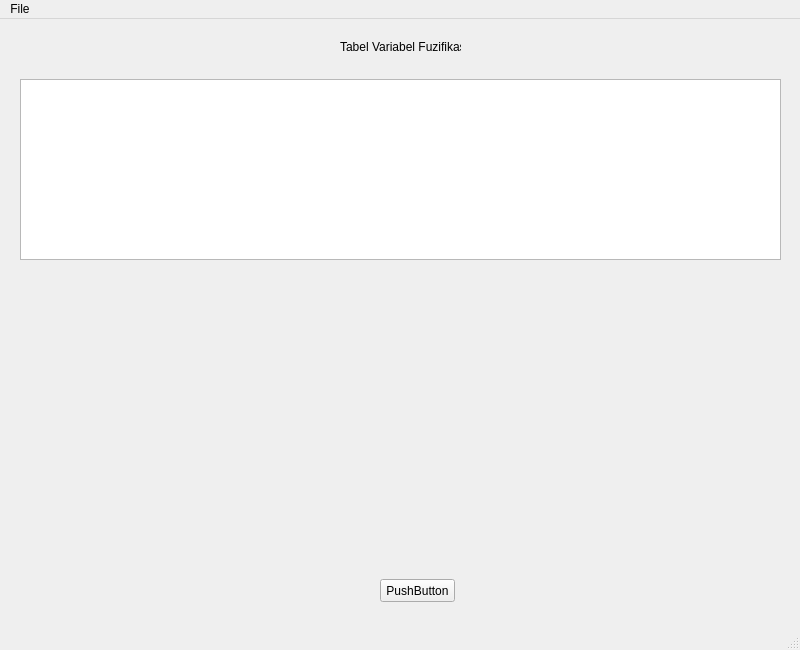
<?xml version="1.0" encoding="UTF-8"?>
<ui version="4.0">
 <class>setVarMenu</class>
 <widget class="QMainWindow" name="setVarMenu">
  <property name="geometry">
   <rect>
    <x>0</x>
    <y>0</y>
    <width>800</width>
    <height>650</height>
   </rect>
  </property>
  <property name="windowTitle">
   <string>Masukkan Variabel</string>
  </property>
  <widget class="QWidget" name="centralwidget">
   <widget class="QTableWidget" name="tableWidget">
    <property name="geometry">
     <rect>
      <x>20</x>
      <y>60</y>
      <width>761</width>
      <height>181</height>
     </rect>
    </property>
    <property name="rowCount">
     <number>0</number>
    </property>
    <property name="columnCount">
     <number>0</number>
    </property>
   </widget>
   <widget class="QLabel" name="label">
    <property name="geometry">
     <rect>
      <x>340</x>
      <y>20</y>
      <width>121</width>
      <height>16</height>
     </rect>
    </property>
    <property name="text">
     <string>Tabel Variabel Fuzifikasi</string>
    </property>
   </widget>
   <widget class="QPushButton" name="button01">
    <property name="geometry">
     <rect>
      <x>380</x>
      <y>560</y>
      <width>75</width>
      <height>23</height>
     </rect>
    </property>
    <property name="text">
     <string>PushButton</string>
    </property>
   </widget>
   <widget class="QWidget" name="verticalLayoutWidget">
    <property name="geometry">
     <rect>
      <x>200</x>
      <y>260</y>
      <width>451</width>
      <height>271</height>
     </rect>
    </property>
    <layout class="QVBoxLayout" name="plot_01"/>
   </widget>
  </widget>
  <widget class="QMenuBar" name="menubar">
   <property name="geometry">
    <rect>
     <x>0</x>
     <y>0</y>
     <width>800</width>
     <height>21</height>
    </rect>
   </property>
   <widget class="QMenu" name="menuEXIT">
    <property name="title">
     <string>File</string>
    </property>
    <addaction name="actionExit"/>
   </widget>
   <addaction name="menuEXIT"/>
  </widget>
  <widget class="QStatusBar" name="statusbar"/>
  <action name="actionExit">
   <property name="text">
    <string>Exit</string>
   </property>
  </action>
 </widget>
 <resources/>
 <connections/>
</ui>
